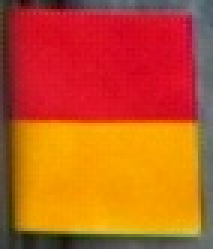
#> input picture Test/image_roi.jpg, 71 x 83 px, given in place of Video_20200831092239170.avi, which was not available (shown 3 times larger)
$ python bag_test2.py
#> lines starting #> are read from the running program, lines starting #| are printed output that depends on the picture; after the words box and inside, x2 and y2 are one past the last pixel; in counts of white or black regions, pixels touching at a corner belong together; pictures that were not available may be replaced by others from this repository, and a replacement may not be noted
from time import sleep


def test_bags():
	# TODO https://blog.csdn.net/ikerpeng/article/details/47972959
	import cv2
	import numpy as np
	cap = cv2.VideoCapture("D:\\Video_20200831092239170.avi")  # Video_20200725072828533.avi

	# [5 lines of commented-out code are left out]
	while True:
		sleep(1 / 13)
		ret, show = cap.read()
#> show is the input picture: shape (83, 71, 3); mean B, G, R 31.9, 86.8, 195
		if show is None:
			continue
		rows, cols, channels = show.shape
#> rows = 83; cols = 71; channels = 3
		if rows != 700 or cols != 900:
			show = cv2.resize(show, (700, 900))
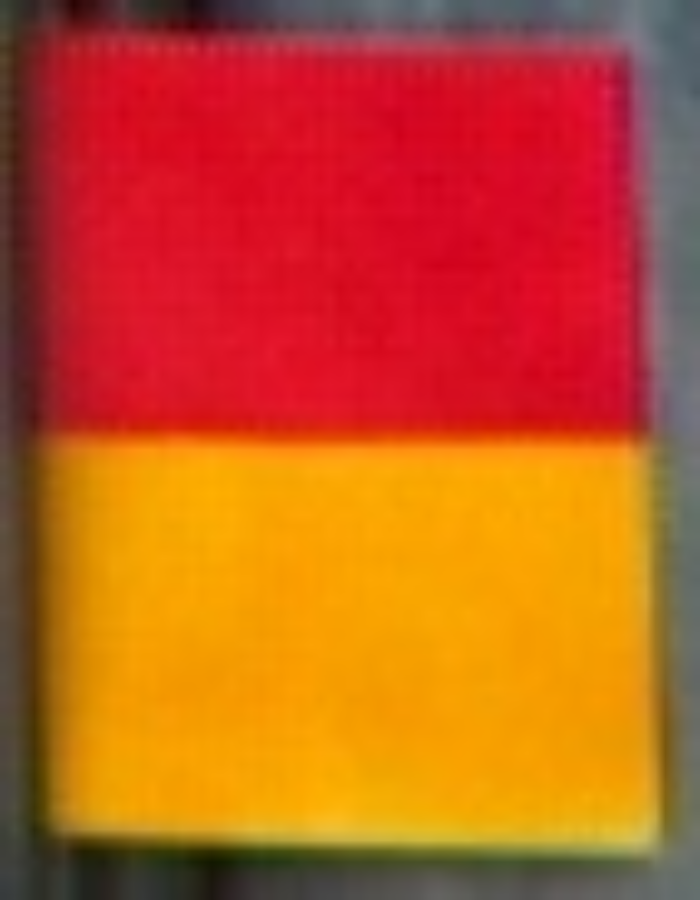
#> show: shape (900, 700, 3); mean B, G, R 31.8, 86.7, 194.9
		else:
			show = show


		b, g, r = cv2.split(show)
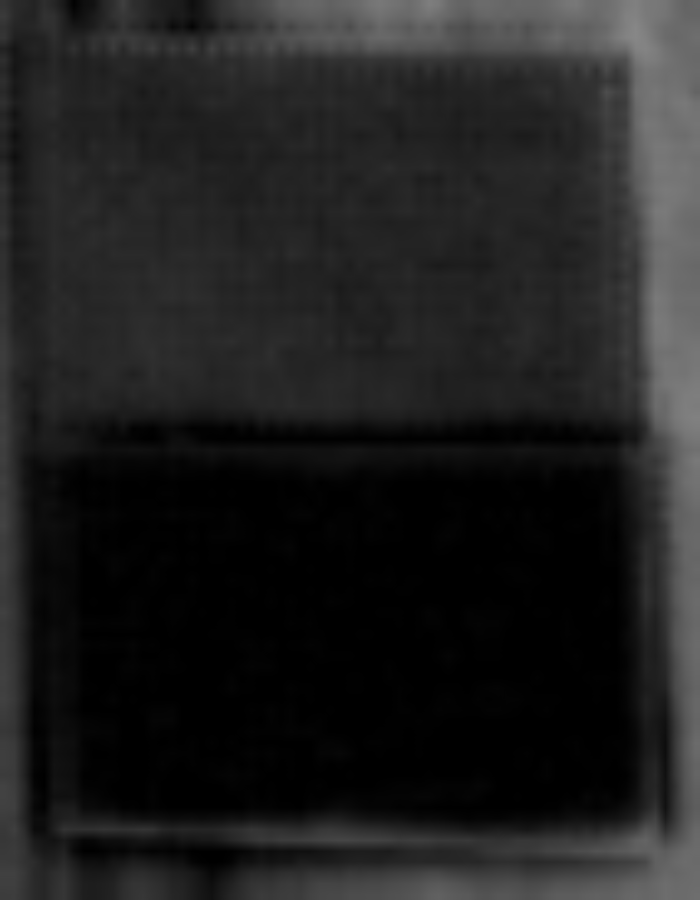
#> b: shape (900, 700); min 0, max 135, mean 31.8
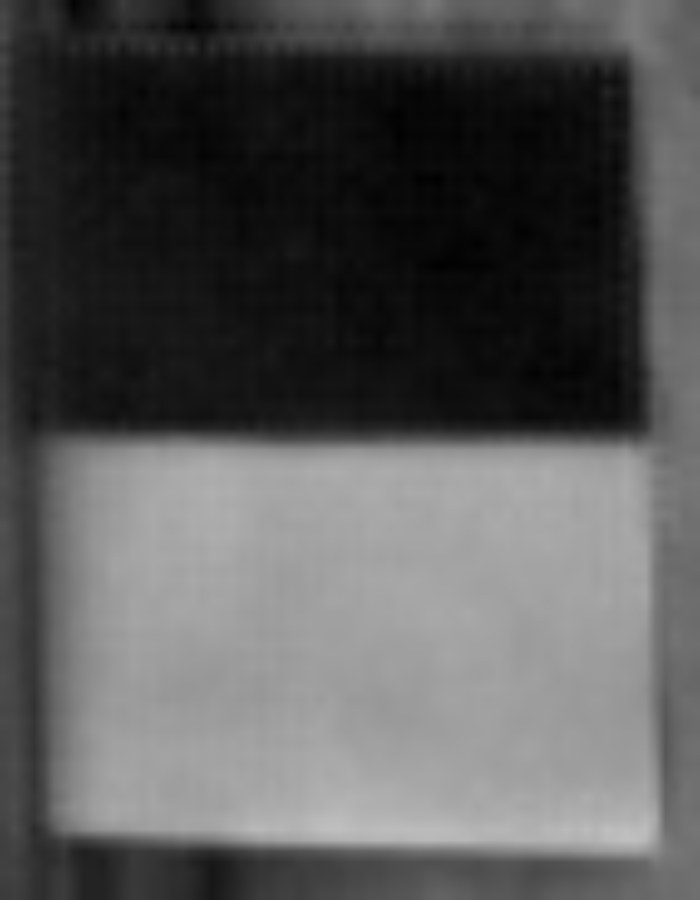
#> g: shape (900, 700); min 0, max 191, mean 86.7
		ret, g = cv2.threshold(g, 100, 255, cv2.THRESH_BINARY)
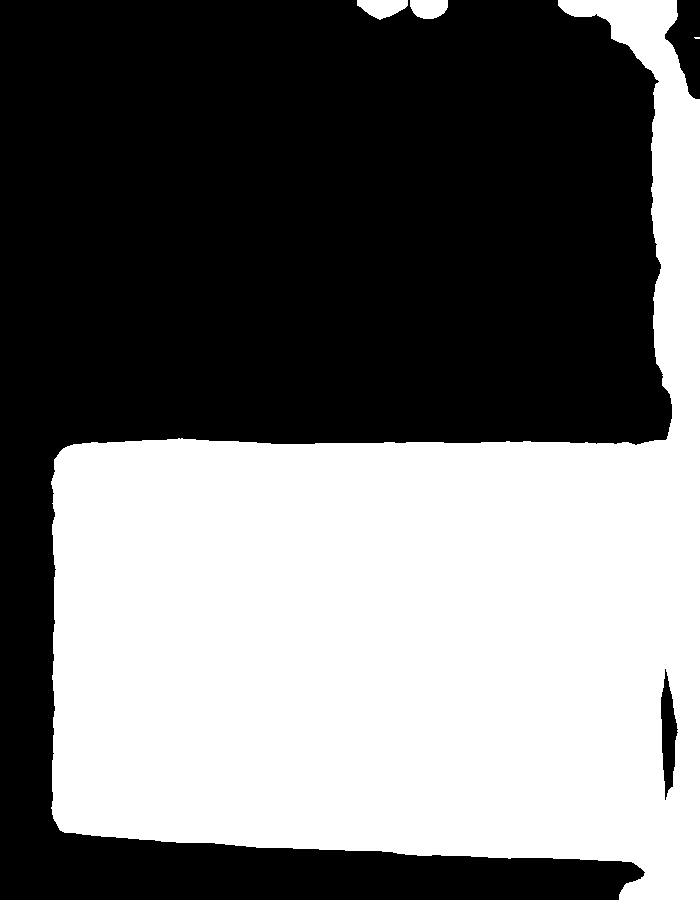
#> g: shape (900, 700); 45.6% white; 4 white regions (1 under 20 px), largest, box (x1, y1, x2, y2) and area: (51, 0, 700, 900) 285847, (357, 0, 408, 20) 694, (410, 0, 448, 19) 604
		ret, b = cv2.threshold(b, 100, 255, cv2.THRESH_BINARY)
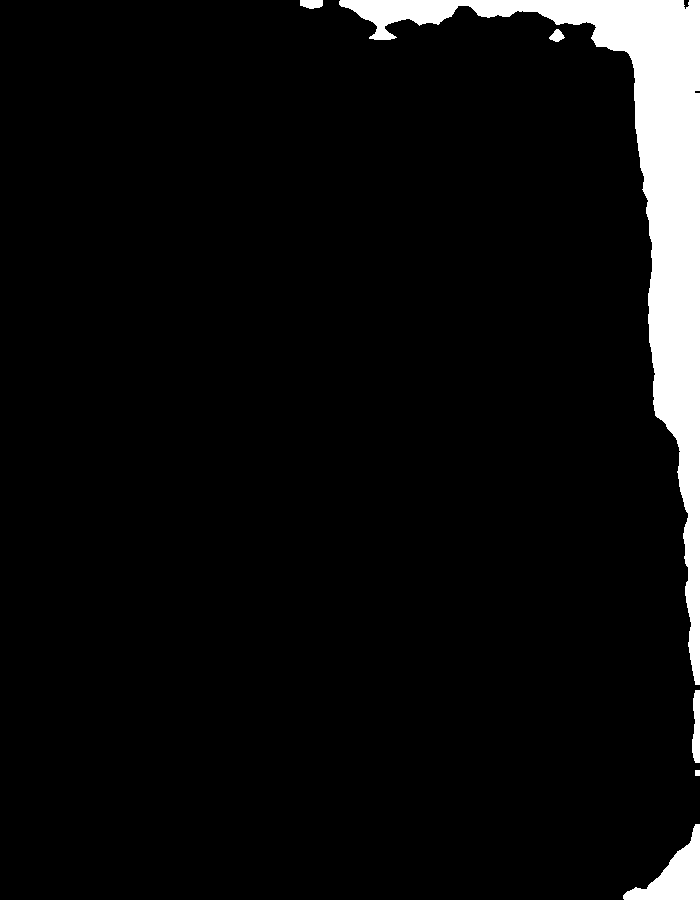
#> b: shape (900, 700); 6% white; 6 white regions, box (x1, y1, x2, y2) and area: (339, 0, 700, 685) 34503, (623, 824, 700, 900) 2510, (692, 690, 700, 763) 479, (300, 0, 323, 9) 176, (549, 29, 565, 42) 124, (695, 770, 700, 776) 30

		Xb, Yb = np.where((b > 0) | (g > 0))

		r[Xb, Yb] = 0
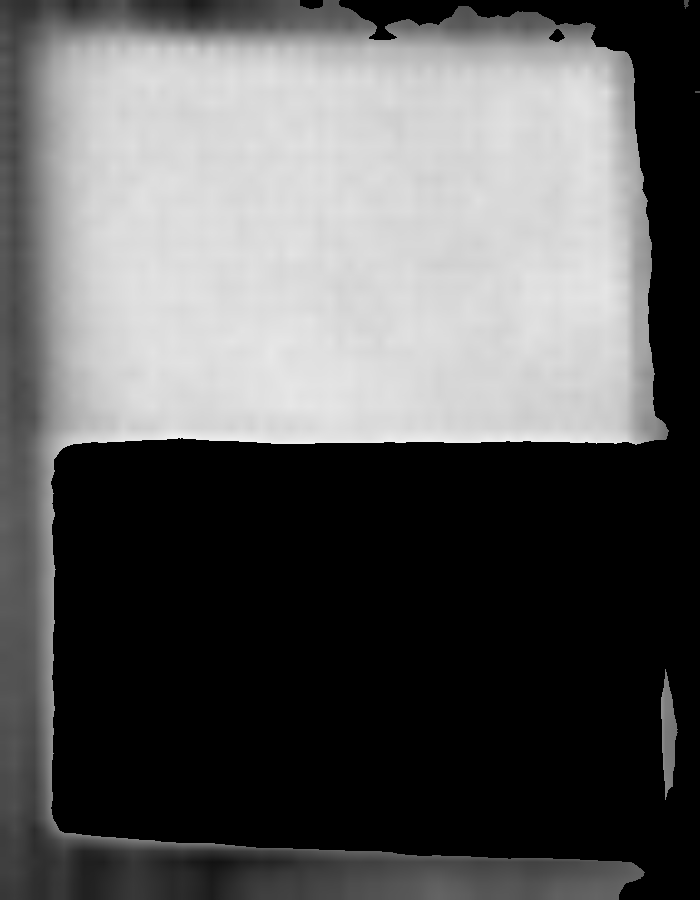
#> r: shape (900, 700); min 0, max 242, mean 93
		# r = cv2.medianBlur(r, 7)
		ret, r = cv2.threshold(r, 60, 255, cv2.THRESH_BINARY)
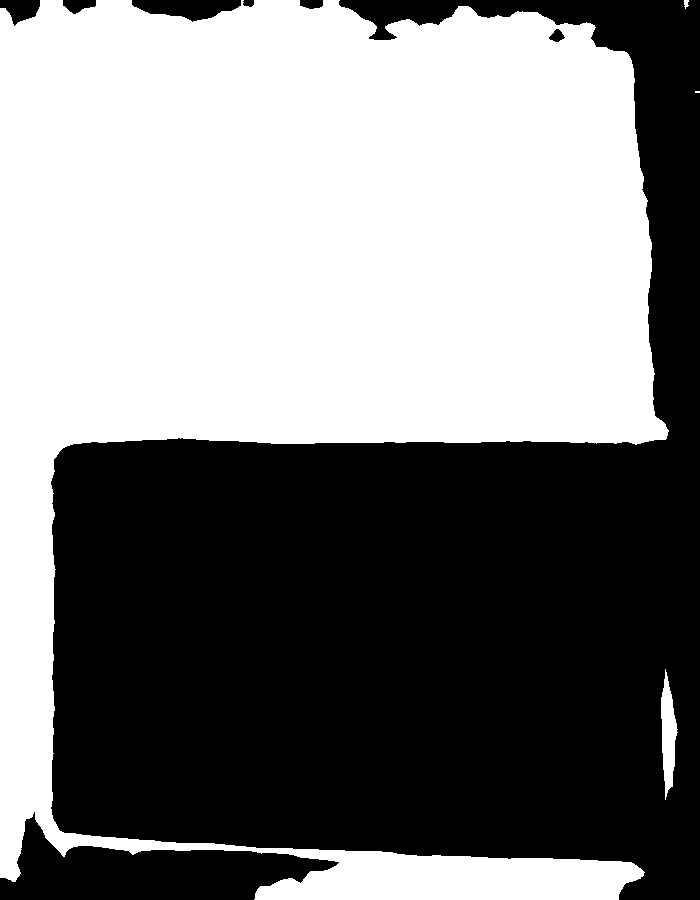
#> r: shape (900, 700); 50.1% white; 8 black regions, largest, box (x1, y1, x2, y2) and area: (51, 0, 700, 900) 296607, (0, 812, 339, 900) 14597, (132, 0, 241, 22) 1551
		cv2.imshow("r", r)
		cv2.imshow("show", show)

		if cv2.waitKey(1) & 0xFF == ord('q'):
#> (key q is pressed here)
			break

	cap.release()
	cv2.destroyAllWindows()


if __name__ == "__main__":
	test_bags()
